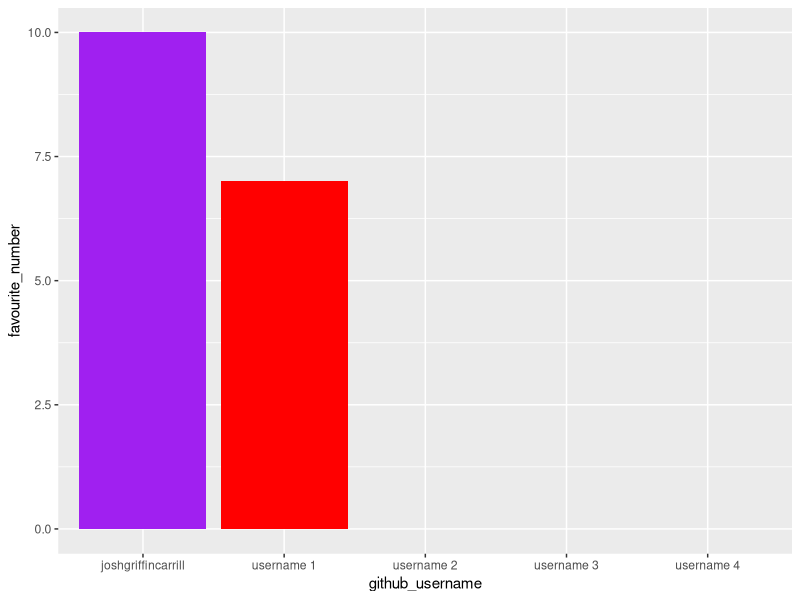
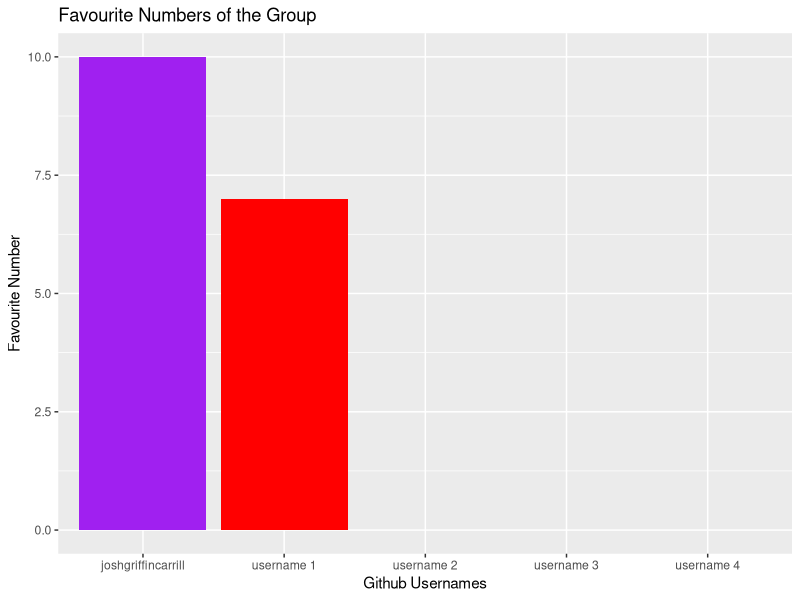
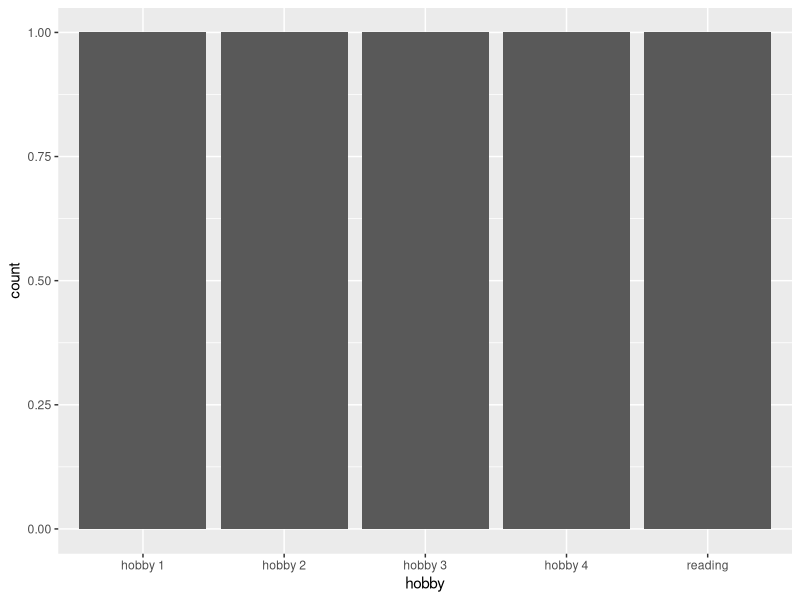

R code for these plots, in order:
## ---- chunk 1
library(tidyverse) 
## ---- chunk 2
team_data <- tibble(
  name = c("Josh", "Larry", "Larry", 
           "Ethan", "Gordon"),
  github_username = c("joshgriffincarrill", "username 1", "username 2", 
                      "username 3", "username 4"), 
  colour = c("purple", "red", "colour 2", 
             "colour 3", "colour 4"),
  hobby = c("reading", "hobby 1", "hobby 2", 
            "hobby 3", "hobby 4"),
  favourite_number = c(10, 7, NA, NA, NA)
  )

team_data
## ---- chunk 3
p1 <- ggplot(data = team_data, 
             mapping = aes(x = github_username, 
                           y = favourite_number,
                           fill = colour), 
             ) +
   geom_col() +
   scale_fill_identity()
p1
## ---- chunk 4
p1 + labs(x = "Github Usernames", 
          y = "Favourite Number",
          title = "Favourite Numbers of the Group")
## ---- chunk 5
p2 <- ggplot(team_data, aes(x = hobby)) +
  geom_bar()
p2
